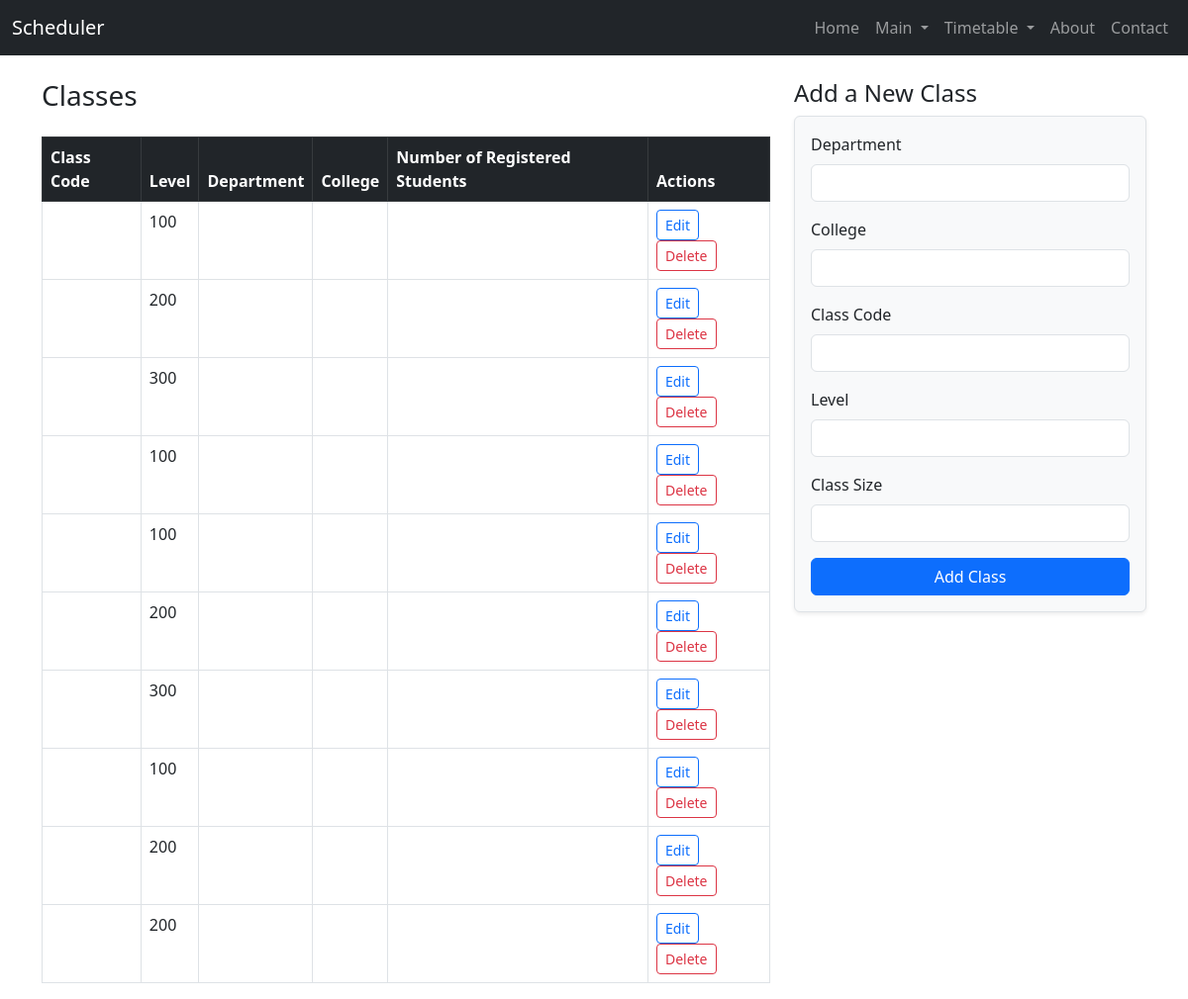
/timetable/classes/, run on an earlier commit of the app's database.
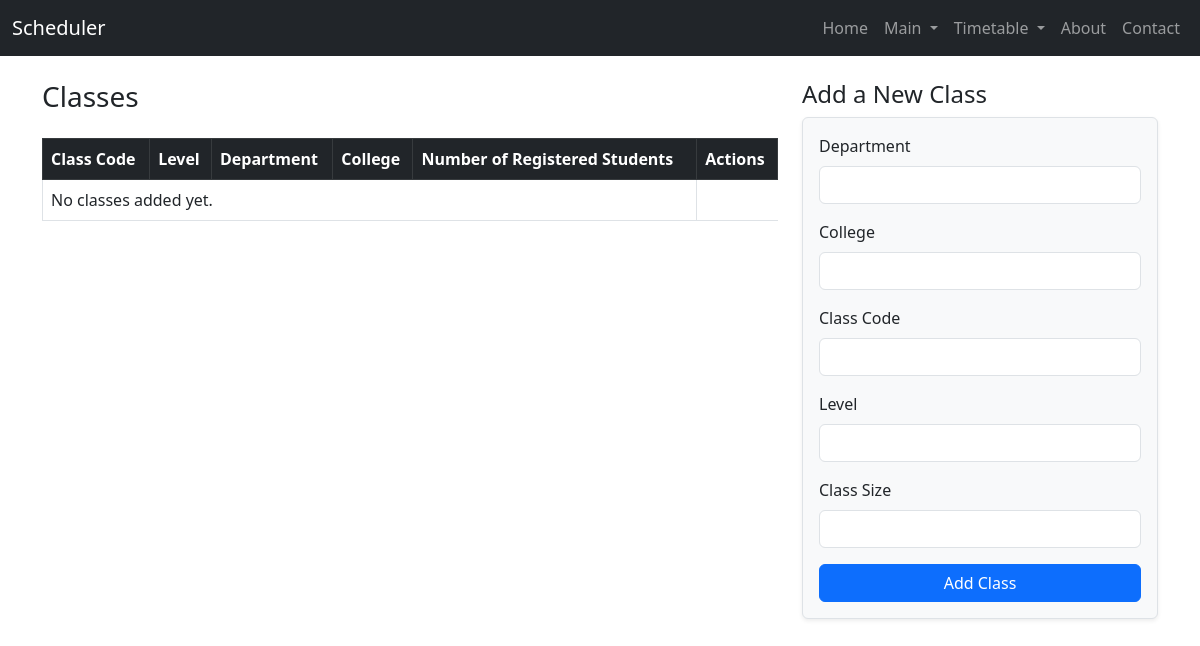
And on a later commit of the database.
### Timetable/models.py (models this page shows, shortened)
class Class(models.Model):
    code = models.CharField(max_length=20, unique=True)
    name = models.CharField(max_length=100, blank=True, null=True)
    department = models.ForeignKey(Department, on_delete=models.CASCADE)
    level = models.PositiveIntegerField()
    size = models.PositiveIntegerField()
    class Meta:
        verbose_name_plural = "Classes"
        ordering = ['code']

### Timetable/views.py (the view, shortened to what this page needs)
# urls.py: path('classes/',views.classes, name='classes'),
def classes(request):
    classes = Class.objects.all()
    return render(request, 'timetable/classes.html', {'classes': classes})

### templates/timetable/classes.html (shortened to what this page needs)
{% extends 'home/base.html' %}
{% block content %}
<div class="row">
    <div class="col-md-8">
        <h3 class="mb-4">Classes</h3>
        <table class="table table-bordered table-hover">
            <thead class="table-dark">
                <tr>
                    <th>Class Code</th>
                    <th>Level</th>
                    <th>Department</th>
                    <th>College</th>
                    <th>Number of Registered Students</th>
                    <th>Actions</th>
                </tr>
            </thead>
            <tbody>
                {% for class in classes %}
                <tr>
                    <td>{{ class.class_code }}</td>
                    <td>{{ class.level }}</td>
                    <td>{{ class.department }}</td>
                    <td>{{ class.college }}</td>
                    <td>{{ class.class_size }}</td>
                    <td>
                        <a href="{% url 'edit_class' class.id %}" class="btn btn-sm btn-outline-primary">Edit</a>
                        <a href="{% url 'delete_class' class.id %}" class="btn btn-sm btn-outline-danger" onclick="return confirm('Are you sure you want to delete this class?');">Delete</a>
                    </td>
                </tr>
                {% empty %}
                <tr><td colspan="5">No classes added yet.</td></tr>
                {% endfor %}
            </tbody>
        </table>
    </div>
    <div class="col-md-4">
        <h4>Add a New Class</h4>
        <form method="post" class="border p-3 rounded shadow-sm bg-light">
            <div class="mb-3">
                <label for="department" class="form-label">Department</label>
                <input type="text" class="form-control" id="department" name="department" required>
            </div>
            <div class="mb-3">
                <label for="college" class="form-label">College</label>
                <input type="text" class="form-control" id="college" name="college" required>
            </div>
            <div class="mb-3">
                <label for="class_code" class="form-label">Class Code</label>
                <input type="text" class="form-control" id="class_code" name="class_code" required>
            </div>
            <div class="mb-3">
                <label for="level" class="form-label">Level</label>
                <input type="number" class="form-control" id="level" name="level" required>
            </div>
            <div class="mb-3">
                <label for="class_size" class="form-label">Class Size</label>
                <input type="number" class="form-control" id="class_size" name="class_size" required>
            </div>
            <button type="submit" class="btn btn-primary w-100">Add Class</button>
        </form>
    </div>
</div>
{% endblock %}

What changed in the data, as far as the page shows it:
removed Class: level "100"
removed Class: level "200"
removed Class: level "300"
removed Class: level "100"
removed Class: level "100"
removed Class: level "200"
removed Class: level "300"
removed Class: level "100"
removed Class: level "200"
removed Class: level "200"
Also different on the page:
text now shown: "No classes added yet."
